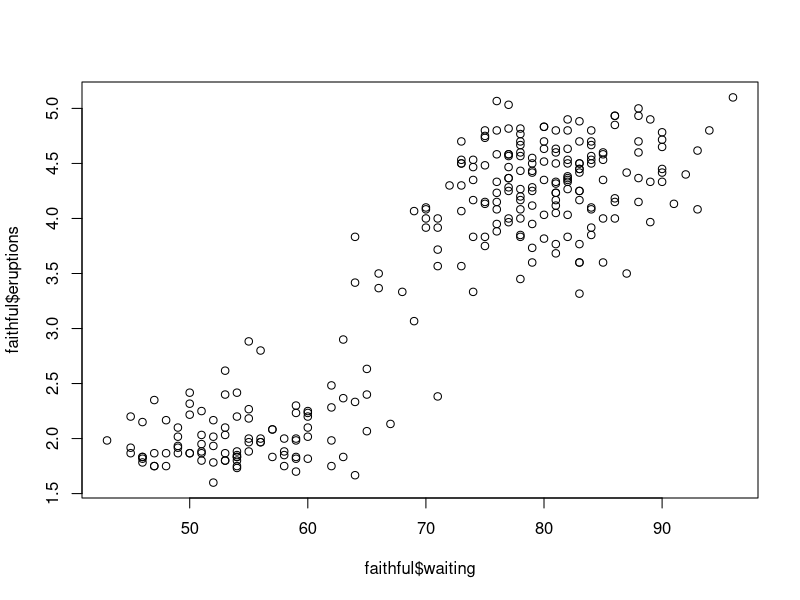

R code for this plot:
#### R Stats Machine Learning Cross Validation

# Exercise Cross Validation

# Crate a model with the faithful dataset
?faithful
# explain waiting with eruptions
# get a visual impression to get an idea of the relationship
# get the MSE using simple cross validation and 5 fold CV
# in the solution I will use a 50/50 split of the dataset for simple CV
# compare the results - Which one has a lower error rate?
# what could be possible problems with the cv approach I outlined

# Simple CV
# Simple xy plot
plot(faithful$waiting, faithful$eruptions)

# linear model explaining the waiting time - training data 1-136
mymodel = glm(data = faithful[1:136,], waiting ~ eruptions)

# MSE on the second half of the data ( validation set)
# (difference of the ture values of faithful$waiting from the predicted model)
mean((faithful$waiting - predict(mymodel, faithful))[137:272]^2)

#### 5-fold CV

library(boot) # for the cv.glm function

# we are going to get a model with the full dataset
mymodel2 = glm(data=faithful, waiting ~ eruptions)

# cv.glm for 5 fold cv
cv.result = cv.glm(data = faithful, mymodel2, K =5)

# the error rate is slightly lower with standard CV
cv.result$delta

### 5 fold Cv will keep bias out of your data

